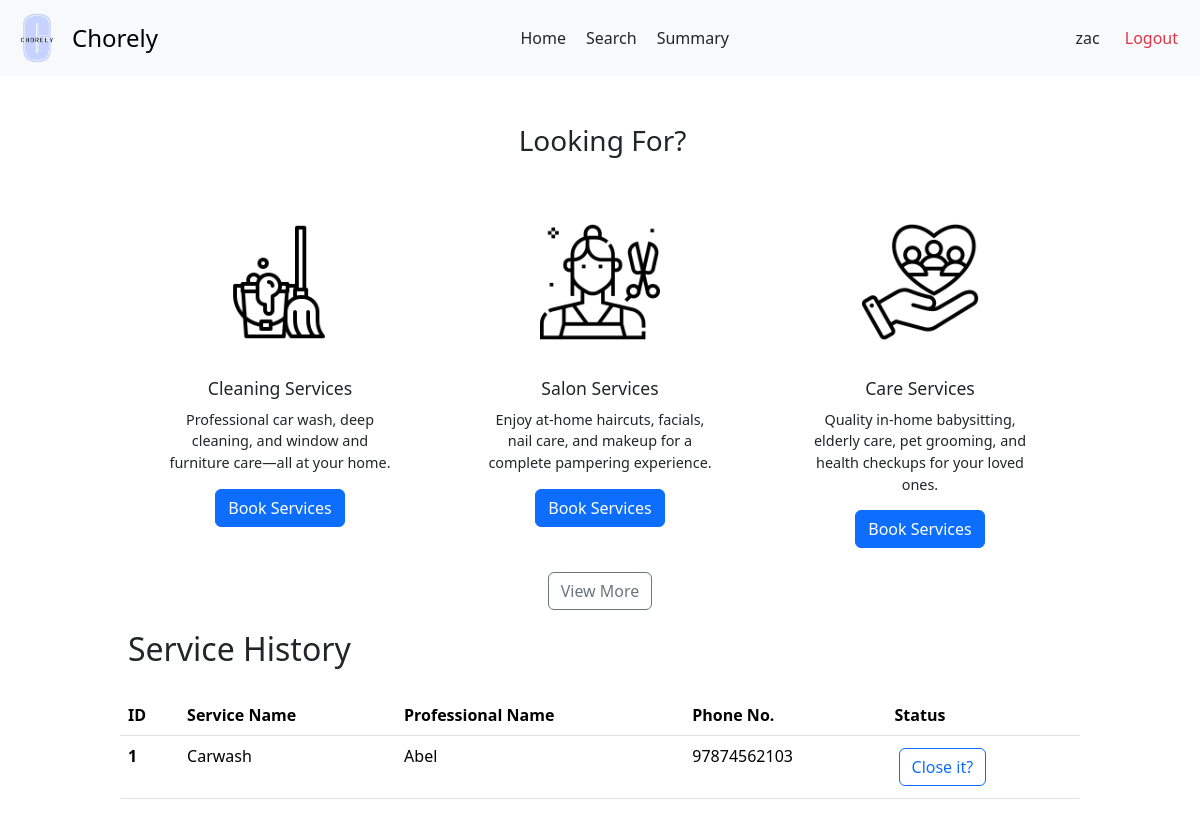
The app's page /user/customer/6, older data.
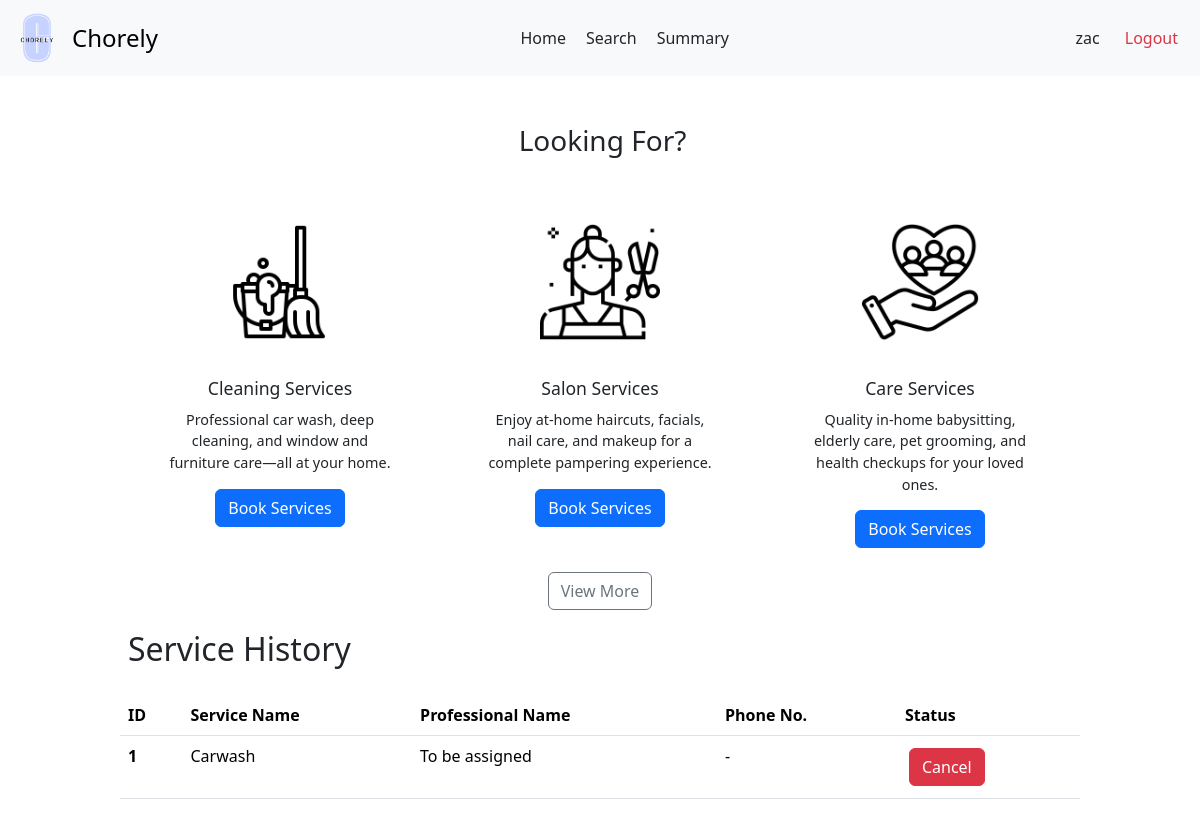
The same page, newer data.
### backend/models.py (models this page shows)
class Users(db.Model):
  __tablename__ = 'Users'
  user_id = db.Column(db.Integer, primary_key=True, autoincrement=True)
  username = db.Column(db.String, unique=True, nullable=False)
  password = db.Column(db.String, nullable=False)
  role = db.Column(db.String, nullable=False)
  is_blocked = db.Column(db.Boolean, default=False)
  service_professional = db.relationship('ServiceProfessionals', backref='user', uselist=False)
  customer = db.relationship('Customers', backref='user', uselist=False)

class ServiceRequests(db.Model):
    __tablename__ = 'ServiceRequests'
    request_id = db.Column(db.Integer, primary_key=True, autoincrement=True)
    service_id = db.Column(db.Integer, db.ForeignKey('Services.service_id'), nullable=False)
    customer_id = db.Column(db.Integer, db.ForeignKey('Customers.customer_id'), nullable=False)
    professional_id = db.Column(db.Integer, db.ForeignKey('ServiceProfessionals.professional_id'))
    requested_service_date = db.Column(db.Date, default=date.today())
    date_of_request = db.Column(db.Date, default=date.today())
    date_of_completion = db.Column(db.Date)
    service_status = db.Column(db.String, default='requested')
    additional_requests = db.Column(db.String)
    remarks = db.Column(db.String)
    rating = db.Column(db.Float)

class Services(db.Model):
    __tablename__ = 'Services'
    service_id = db.Column(db.Integer, primary_key=True, autoincrement=True)
    name = db.Column(db.String, nullable=False)
    description = db.Column(db.String)
    base_price = db.Column(db.Float, nullable=False)
    time_required = db.Column(db.Integer)
    category = db.Column(db.String)
    service_professionals = db.relationship('ServiceProfessionals', backref='service')
    service_requests = db.relationship('ServiceRequests', backref='service')

class ServiceProfessionals(db.Model):
    __tablename__ = 'ServiceProfessionals'
    professional_id = db.Column(db.Integer, primary_key=True, autoincrement=True)
    user_id = db.Column(db.Integer, db.ForeignKey('Users.user_id'), unique=True, nullable=False)
    service_id = db.Column(db.Integer, db.ForeignKey('Services.service_id'), nullable=False)
    experience_years = db.Column(db.Integer)
    profile_verified = db.Column(db.Boolean, default=False)
    name = db.Column(db.String, nullable = False)
    phone = db.Column(db.String)
    address = db.Column(db.String)
    pin_code = db.Column(db.String)
    service_requests = db.relationship('ServiceRequests', backref='professional')

### backend/customerController.py (the view)
@app.route('/user/customer/<int:user_id>')
def customer_dash(user_id):
  user = Users.query.filter_by(user_id = user_id).first()
  customer = Customers.query.filter_by(user_id = user_id).first()
  return render_template('customer-dash.html', customer = customer, user = user, service_requests = customer.service_requests)

### templates/customer-dash.html (shortened to what this page needs)
<!DOCTYPE html>
<html lang="en">
<head>
  <link href="https://cdn.jsdelivr.net/npm/bootstrap@5.3.3/dist/css/bootstrap.min.css" rel="stylesheet">
  <link rel="stylesheet" href="{{ url_for('static', filename='customer-dash.css') }}">
  <link rel="stylesheet" href="{{ url_for('static', filename='navbar.css') }}">
</head>
<body>
  <nav class="navbar bg-body-tertiary">
    <div class="container-fluid">
      <a class="navbar-brand d-flex align-items-center" href="#" style="text-decoration: none;">
        <img src="{{ url_for('static', filename='logo.png') }}" alt="Chorely Logo" width="50" height="50" id="logo">
        <span style="font-size: 1.5rem;">Chorely</span>
      </a>
      <div style="display: flex;">
        <a class="nav-link active" aria-current="page" href="#">Home</a>
        <a class="nav-link" href="/customer/{{ customer.customer_id }}/search">Search</a>
        <a class="nav-link" href="/user/{{ user.user_id }}/summary">Summary</a>
      </div>
      <div class="d-flex text text-end">
        <a class="nav-link" href="/user/{{ user.user_id }}/profile">{{ user.username }}</a>
        <a class="nav-link text-danger" href="/userlogin">Logout</a>
      </div>
    </div>
  </nav>
  <div id="main">
    <div id="canvas">
      <br>
      <div class="container text-center">
        <h3 class="headings">Looking For?</h3>
        <div class="row g-4 justify-content-center" style="margin-top: 20px;">
          <div class="col">
            <div class="card custom-card mx-auto" style="width: 18rem; border: none;">
              <img src="{{ url_for('static', filename='cleaning.png') }}" class="card-img-top card-icon" alt="cleaning-mop">
              <div class="card-body">
                <h5 class="card-title">Cleaning Services</h5>
                <p class="card-text">Professional car wash, deep cleaning, and window and furniture care—all at your home.</p>
                <a href="/user/{{user.user_id}}/service/category/cleaning" class="btn btn-primary">Book Services</a>
              </div>
            </div>
          </div>
          <div class="col">
            <div class="card custom-card mx-auto" style="width: 18rem; border: none;">
              <img src="{{ url_for('static', filename='salon.png') }}" class="card-img-top card-icon" alt="cleaning-mop">
              <div class="card-body">
                <h5 class="card-title">Salon Services</h5>
                <p class="card-text">Enjoy at-home haircuts, facials, nail care, and makeup for a complete pampering experience.</p>
                <a href="/user/{{user.user_id}}/service/category/salon" class="btn btn-primary">Book Services</a>
              </div>
            </div>
          </div>
          <div class="col">
            <div class="card custom-card mx-auto" style="width: 18rem; border: none;">
              <img src="{{ url_for('static', filename='care.png') }}" class="card-img-top card-icon" alt="cleaning-mop">
              <div class="card-body">
                <h5 class="card-title">Care Services</h5>
                <p class="card-text">Quality in-home babysitting, elderly care, pet grooming, and health checkups for your loved ones.</p>
                <a href="/user/{{user.user_id}}/service/category/care" class="btn btn-primary">Book Services</a>
              </div>
            </div>
          </div>
        </div>
        <div style="text-align: center; margin: 20px;">
          <a href="/customer/{{ customer.customer_id }}/search" class="btn btn-outline-secondary">View More</a>
        </div>
      </div>
      <h2 class="headings">Service History</h2><br>
      {% if service_requests | length ==0 %}
        <div class="text text-center">
          <h5 class="headings">There are no services to display</h5>
        </div>
      {% else %}
        <div>
          <table class="table" style="margin-bottom: 50px;">
            <thead>
              <tr>
                <th scope="col">ID</th>
                <th scope="col">Service Name</th>
                <th scope="col">Professional Name</th>
                <th scope="col">Phone No.</th>
                <th scope="col">Status</th>
              </tr>
            </thead>
            <tbody>
              {% for request in service_requests %}
                <tr>
                  <th scope="row">{{ loop.index }}</th>
                  <td>{{ request.service.name }}</td>
                  {% if request.service_status == 'accepted' %}
                    <td>{{ request.professional.name }}</td>
                    <td>{{ request.professional.phone }}</td>
                    <td><a href="/user/{{ user.user_id }}/service/close/{{ request.request_id }}" class="btn btn-outline-primary">Close it?</a></td>
                  {% else %}
                    {% if request.service_status == 'requested' %}
                      <td>To be assigned</td>
                      <td> - </td>
                      <td><a href="/user/{{ user.user_id }}/service/cancel/{{ request.request_id }}" class="btn btn-danger">Cancel</a></td>
                    {% else %}
                      <td>{{ request.professional.name }}</td>
                      <td>{{ request.professional.phone }}</td>
                      <td class="text text-success">Closed</td>
                    {% endif %}
                  {% endif %}
                </tr>
              {% endfor %}
            </tbody>
          </table>
      {% endif %}
</body>
</html>

### static/customer-dash.css (style rules this page uses)
* { margin: 0px; }
#main, #canvas { margin-top: 90px; border: 2px none black; }
#canvas { width: 80%; margin: auto; height: 1000px; }
.headings { margin: 3px; padding-left: 5px; margin-top: 10px; }
td a { margin: 4px; }
table a { text-decoration: none; }
.card { height: 350px; padding: 10px; }
.card-img-top { margin-top: 10px; height: 120px; object-fit: scale-down; margin-bottom: 20px; }
.card-title { font-size: 1.1rem; margin-bottom: 10px; }
.card-text { font-size: 0.9rem; margin-bottom: 15px; }

### static/navbar.css (style rules this page uses)
#logo { object-fit: contain ; margin-right: 10px; filter: brightness(1.1) contrast(1.1) saturate(1.2); filter: contrast(100%); }
.text-end { margin-right: 10px; }
.navbar { position: fixed; background-color: white; top: 0; left: 0; right: 0; height: max-content; z-index: 1000; }

Row changes from the older to the newer data that the page shows:
changed ServiceRequests "Carwash": professional.name "Abel" → (not shown); professional.phone "97874562103" → (not shown); service_status "Close it?" → "To be assigned - Cancel"
